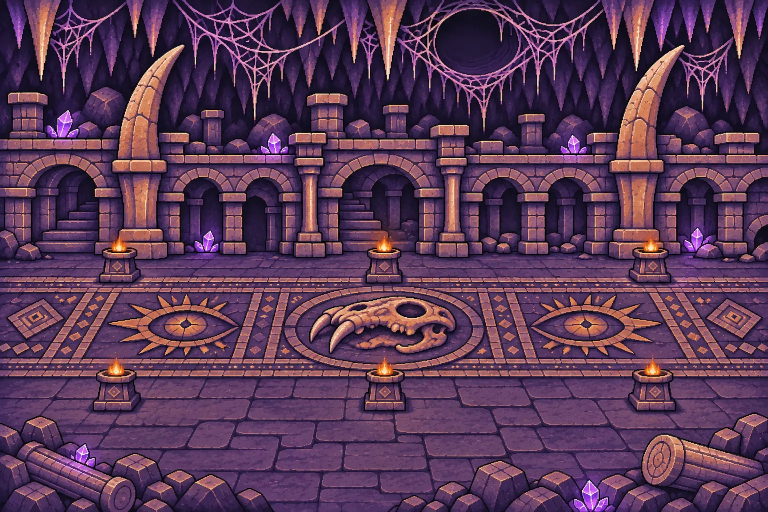
#> input picture dlc/old_ones/ref/avenue_left_src.png, 1536 x 1024 px (shown at 1/2 size); the run also reads 1 picture not shown here
$ python stitch.py avenue_left_src.png avenue_prototype.png avenue_prototype.png 5
#> lines starting #> are read from the running program, lines starting #| are printed output that depends on the picture; after the words box and inside, x2 and y2 are one past the last pixel; in counts of white or black regions, pixels touching at a corner belong together
import sys, numpy as np
from PIL import Image, ImageFilter
Lp,Rp,out,dx=sys.argv[1],sys.argv[2],sys.argv[3],int(sys.argv[4])
L=np.asarray(Image.open(Lp).convert('RGB')).astype(float); R=np.asarray(Image.open(Rp).convert('RGB').resize((1536,1024))).astype(float)
H,W=L.shape[:2]; ov=W-dx
#> after `H, W = L.shape[:2]`: H = 1024; W = 1536
#> after `ov = W - dx`: ov = 1531
a=L[:,dx:]; b=R[:,:ov]
#> after `a = L[:, dx:]`:
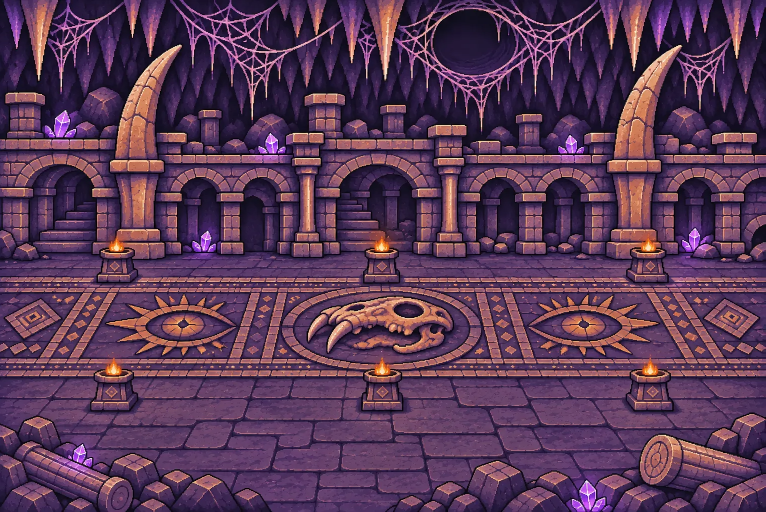
#> a: shape (1024, 1531, 3) float64 (shown at 1/2 size); mean R, G, B 91.3, 57.5, 86.6
cost=np.abs(a-b).sum(2)
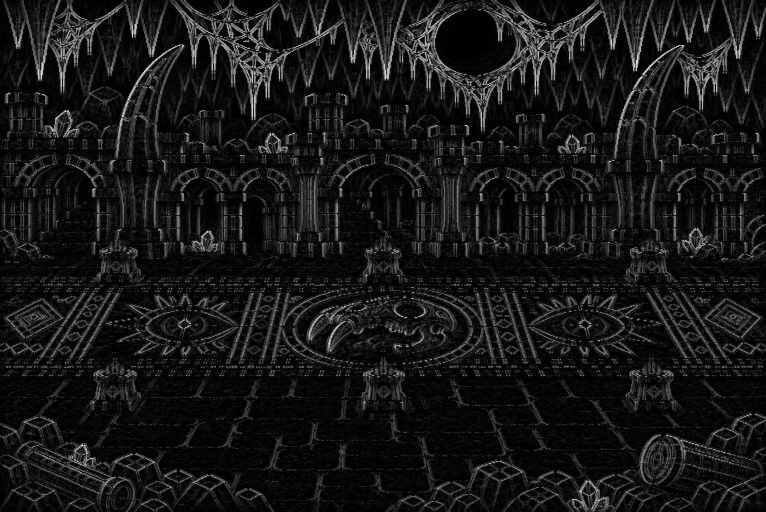
#> cost: shape (1024, 1531) float64 (shown at 1/2 size); min 0, max 734, mean 67.3; drawn with min black and max white
# keep the seam away from the overlap edges
m=40; cost[:, :m]+=1e5; cost[:, ov-m:]+=1e5
# dynamic-programming min vertical seam
acc=cost.copy(); back=np.zeros_like(cost,dtype=int)
for y in range(1,H):
    p=acc[y-1]; l=np.r_[np.inf,p[:-1]]; r=np.r_[p[1:],np.inf]
    st=np.vstack([l,p,r]); k=st.argmin(0); acc[y]+=st[k,np.arange(ov)]; back[y]=k-1+np.arange(ov)
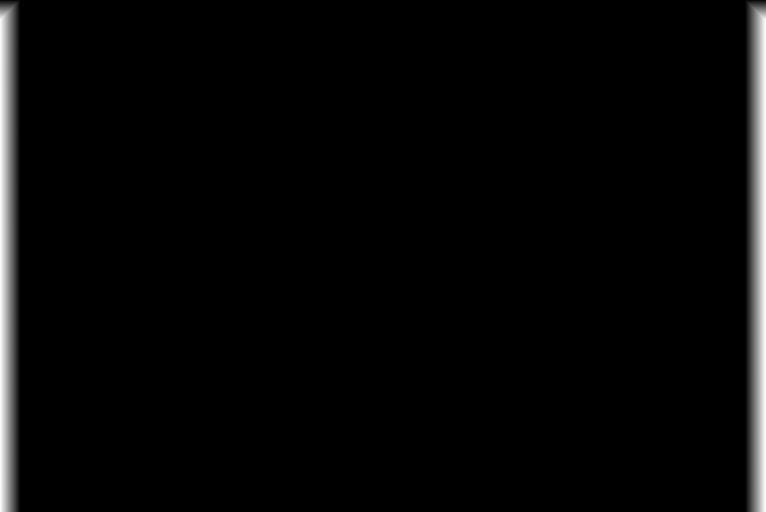
#> acc: shape (1024, 1531) float64 (shown at 1/2 size); min 0, max 4016458, mean 111458.5; drawn with min black and max white
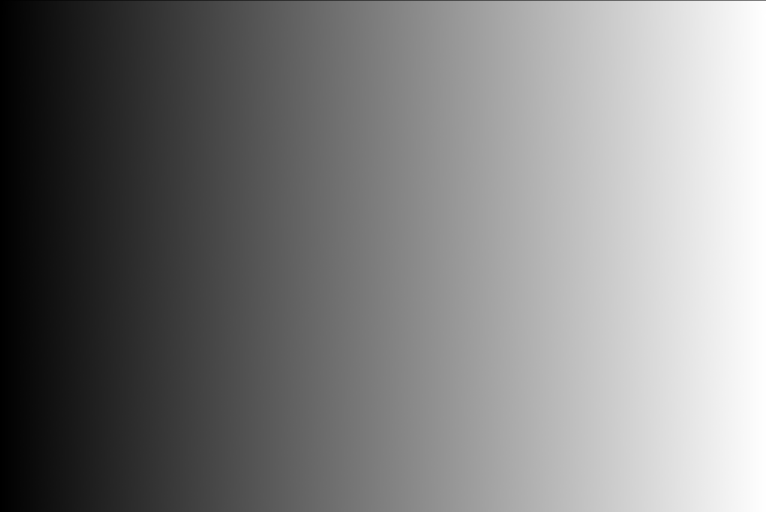
#> back: shape (1024, 1531) int64 (shown at 1/2 size); min 0, max 1530, mean 764.2; drawn with min black and max white
x=int(acc[-1].argmin()); seam=np.zeros(H,int)
#> after `x = int(acc[-1].argmin())`: x = 555
#> after `seam = np.zeros(H, int)`: seam = 1024 values from 0 to 0
for y in range(H-1,-1,-1): seam[y]=x; x=back[y,x]
#> this loop made 1024 passes
#> x on passes 1 to 3: 555, 555, 554
#> after the loop, seam = 1024 values, max 555 at index 1021, min 337 at index 2, mean 456.4
mask=np.zeros((H,ov));
for y in range(H): mask[y,seam[y]:]=1
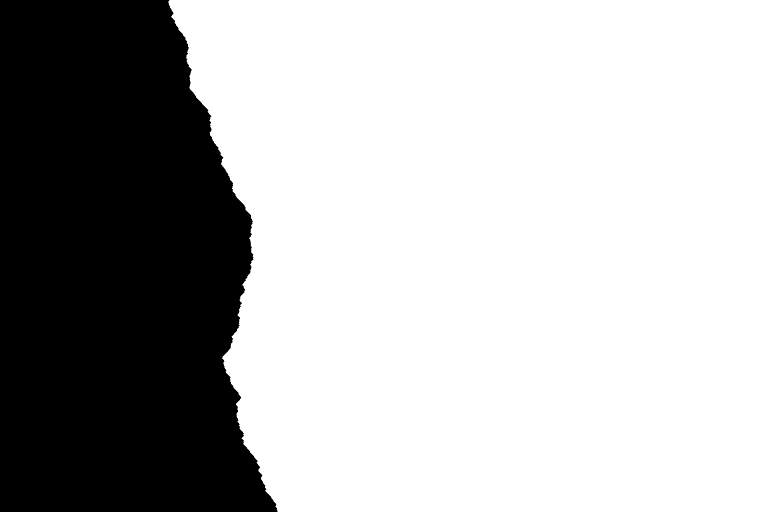
#> mask: shape (1024, 1531) float64 (shown at 1/2 size); values 0 (black) and 1 (white), 70.2% white; 1 black region, box (x1, y1, x2, y2) and area: (0, 0, 555, 1024) 467358
mask=np.asarray(Image.fromarray((mask*255).astype(np.uint8)).filter(ImageFilter.GaussianBlur(4))).astype(float)[...,None]/255
blend=a*(1-mask)+b*mask
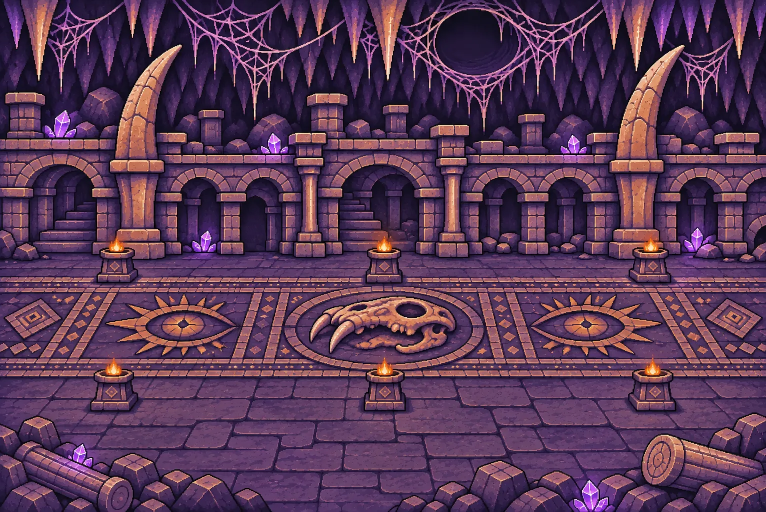
#> blend: shape (1024, 1531, 3) float64 (shown at 1/2 size); mean R, G, B 91.3, 57.5, 86.7
res=np.zeros((H,dx+1536,3)); res[:,:dx]=L[:,:dx]; res[:,dx:W]=blend; res[:,W:]=R[:,ov:]
Image.fromarray(res.clip(0,255).astype(np.uint8)).save(out)
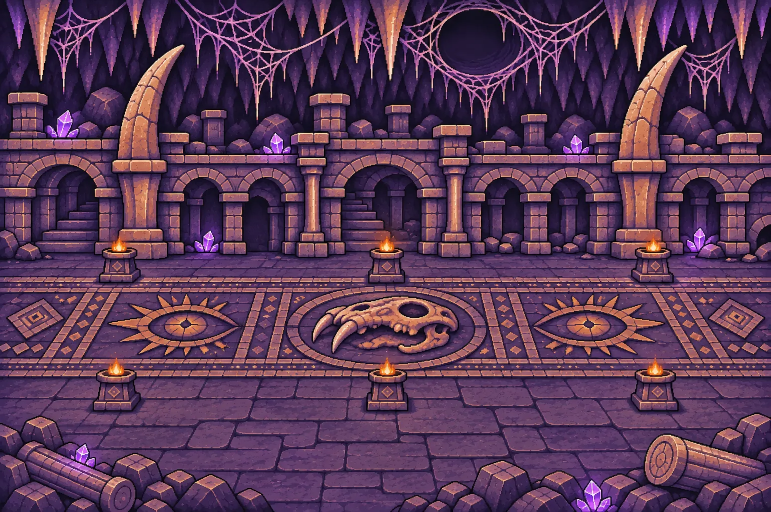
#> saved as avenue_prototype.png: PIL image 1541x1024 RGB (shown at 1/2 size); mean R, G, B 91.1, 57.4, 86.6
print('seam x range (left coords):', dx+seam.min(), dx+seam.max(), 'size', res.shape[1], H)
#| seam x range (left coords): 342 560 size 1541 1024
